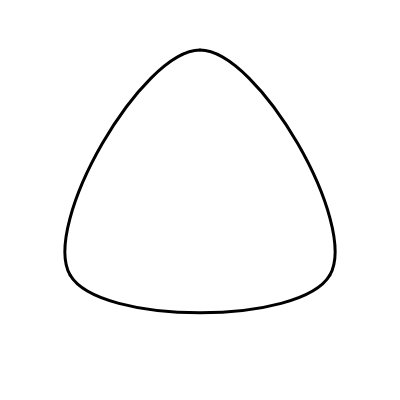
Frame 1 (no input)
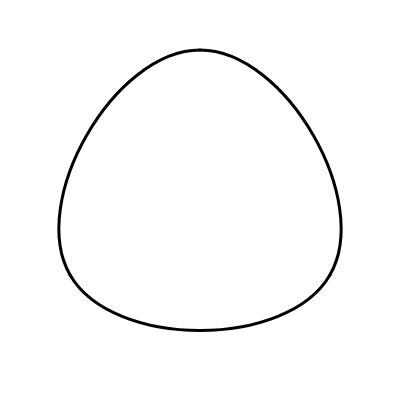
Frame 60 (no input)
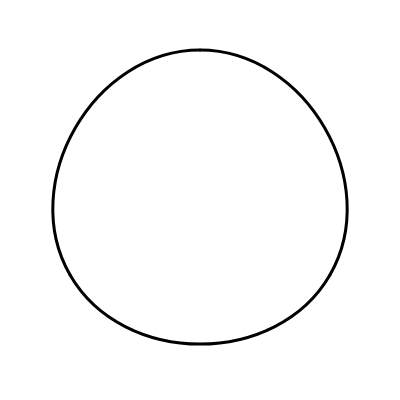
Frame 120 (the mouse pressed at the canvas centre since frame 60)

The p5.js sketch that drew these frames (run headless with seeded random() and noise() and a simulated clock; from frame 60 on, the mouse is pressed at the canvas centre):

// p5.js sketch
// ── sketch.js
var radius;
var cx, cy;
var trianglePoints = [];

function setup() {
  createCanvas(400, 400);
  
  radius = width / 2 * 0.75;
  cx = width / 2;
  cy = height / 2;
  
  for (var i = 0; i < 3; i++) { // triangle vertices
    var x = cx + radius * cos(i * TWO_PI / 3.0 - HALF_PI);
    var y = cy + radius * sin(i * TWO_PI / 3.0 - HALF_PI);
    trianglePoints[i] = {
      x, y
    };
  }
}

//-----------------------------------------
function draw() {
  background(255);
  noFill();

  var wiggle = 0.5 * (1 + sin(millis() / 2000.0));
  var amount = 0.77 * wiggle;
  for (var i = 0; i < 3; i++) {
    var p0x = trianglePoints[i].x; 
    var p0y = trianglePoints[i].y; 
    var p3x = trianglePoints[(i+2)%3].x; 
    var p3y = trianglePoints[(i+2)%3].y; 
    var p1x = p0x + (amount * (p0y - cy));
    var p1y = p0y - (amount * (p0x - cx));
    var p2x = p3x - (amount * (p3y - cy));
    var p2y = p3y + (amount * (p3x - cx));
    
    // draw control points
    //stroke(255, 0, 0, 64);
    //strokeWeight(1);
    //line (p0x,p0y, p1x,p1y); 
    //line (p3x,p3y, p2x,p2y); 
    
    stroke(0);
    strokeWeight(3);
    bezier(p0x, p0y, p1x, p1y, p2x, p2y, p3x, p3y);
  }

  //stroke(255, 0, 0);
  //strokeWeight(1);
  //ellipse(width / 2, height / 2, radius * 2, radius * 2);
}
